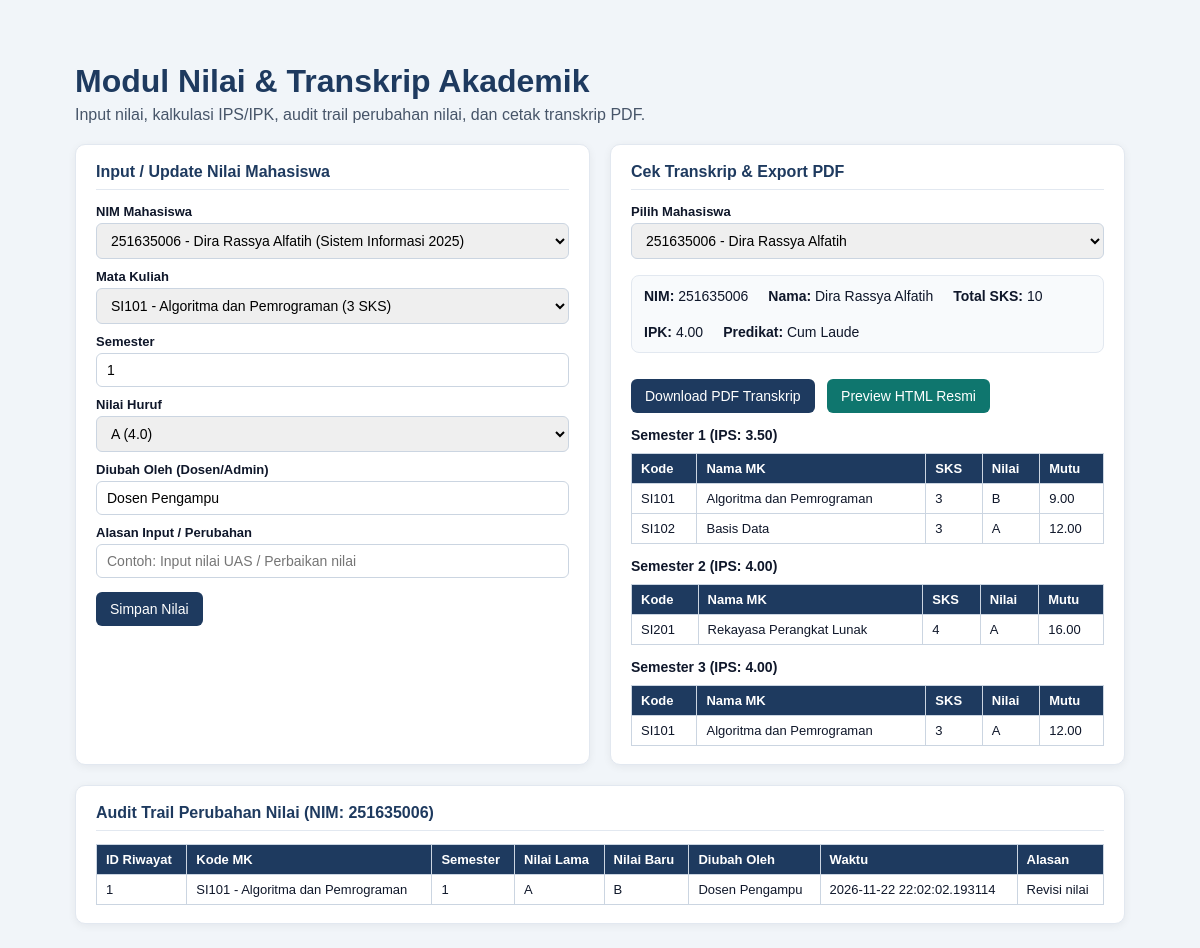
The page / on the database its author committed.
### app/models.py (models this page shows)
class Student(Base):
    __tablename__ = "students"
    nim = Column(String(30), primary_key=True, index=True)
    nama = Column(String(120), nullable=False)
    program_studi = Column(String(100), nullable=False)
    angkatan = Column(Integer, nullable=False)
    attendances = relationship("Attendance", back_populates="student", cascade="all, delete-orphan")
    grades = relationship("Grade", back_populates="student", cascade="all, delete-orphan")

class Course(Base):
    __tablename__ = "courses"
    kode_mk = Column(String(20), primary_key=True, index=True)
    nama_mk = Column(String(120), nullable=False)
    sks = Column(Integer, nullable=False)
    attendances = relationship("Attendance", back_populates="course", cascade="all, delete-orphan")
    grades = relationship("Grade", back_populates="course", cascade="all, delete-orphan")

class GradeHistory(Base):
    __tablename__ = "grade_history"
    id = Column(Integer, primary_key=True, autoincrement=True)
    grade_id = Column(Integer, ForeignKey("grades.id", ondelete="CASCADE"), nullable=False, index=True)
    old_value = Column(String(2), nullable=False)
    new_value = Column(String(2), nullable=False)
    changed_by = Column(String(100), nullable=False)
    changed_at = Column(DateTime, default=datetime.now, nullable=False)
    reason = Column(String(255), nullable=False)
    grade = relationship("Grade", back_populates="history")

class Grade(Base):
    __tablename__ = "grades"
    id = Column(Integer, primary_key=True, autoincrement=True)
    student_nim = Column(String(30), ForeignKey("students.nim", ondelete="CASCADE"), nullable=False, index=True)
    course_kode = Column(String(20), ForeignKey("courses.kode_mk", ondelete="CASCADE"), nullable=False, index=True)
    semester = Column(Integer, nullable=False)
    letter_grade = Column(String(2), nullable=False)
    numeric_grade = Column(Float, nullable=False)
    last_updated_by = Column(String(100), nullable=True)
    last_updated_at = Column(DateTime, default=datetime.now, nullable=True)
    last_update_reason = Column(String(255), nullable=True)
    student = relationship("Student", back_populates="grades")
    course = relationship("Course", back_populates="grades")
    history = relationship("GradeHistory", back_populates="grade", cascade="all, delete-orphan")

### app/main.py (the view)
@app.get("/", response_class=HTMLResponse)
def dashboard(
    request: Request,
    nim: Optional[str] = None,
    message: Optional[str] = None,
    message_type: str = "success",
    db: Session = Depends(get_db),
):
    students = db.query(Student).order_by(Student.nim.asc()).all()
    courses = db.query(Course).order_by(Course.kode_mk.asc()).all()
    selected_nim = nim or (students[0].nim if students else "")
    transcript = None
    history = []
    if selected_nim:
        try:
            transcript = get_transcript(db, selected_nim)
            history = get_student_grade_history(db, selected_nim)
        except NotFoundError:
            selected_nim = students[0].nim if students else ""
    return templates.TemplateResponse(
        request,
        "index.html",
        {
            "students": students,
            "courses": courses,
            "selected_nim": selected_nim,
            "transcript": transcript,
            "history": history,
            "message": message,
            "message_type": message_type,
        },
    )

### app/templates/index.html (shortened to what this page needs)
﻿<!DOCTYPE html>
<html lang="id">
<head>
</head>
<body>
  <div class="container">
    <h1>Modul Nilai & Transkrip Akademik</h1>
    <p class="subtitle">Input nilai, kalkulasi IPS/IPK, audit trail perubahan nilai, dan cetak transkrip PDF.</p>
    <div class="grid">
      <div class="card">
        <h2>Input / Update Nilai Mahasiswa</h2>
        <form action="/grades/submit" method="post">
          <label for="nim">NIM Mahasiswa</label>
          <select id="nim" name="nim" required>
            {% for s in students %}
              <option value="{{ s.nim }}" {% if selected_nim == s.nim %}selected{% endif %}>
                {{ s.nim }} - {{ s.nama }} ({{ s.program_studi }} {{ s.angkatan }})
              </option>
            {% endfor %}
          </select>
          <label for="course_kode">Mata Kuliah</label>
          <select id="course_kode" name="course_kode" required>
            {% for c in courses %}
              <option value="{{ c.kode_mk }}">{{ c.kode_mk }} - {{ c.nama_mk }} ({{ c.sks }} SKS)</option>
            {% endfor %}
          </select>
          <label for="semester">Semester</label>
          <input type="number" id="semester" name="semester" min="1" max="14" value="1" required />
          <label for="letter_grade">Nilai Huruf</label>
          <select id="letter_grade" name="letter_grade" required>
            <option value="A">A (4.0)</option>
          </select>
          <label for="changed_by">Diubah Oleh (Dosen/Admin)</label>
          <input type="text" id="changed_by" name="changed_by" value="Dosen Pengampu" required />
          <label for="reason">Alasan Input / Perubahan</label>
          <input type="text" id="reason" name="reason" placeholder="Contoh: Input nilai UAS / Perbaikan nilai" required />
          <button type="submit">Simpan Nilai</button>
        </form>
      </div>
      <div class="card">
        <h2>Cek Transkrip & Export PDF</h2>
        <form action="/" method="get">
          <label for="view_nim">Pilih Mahasiswa</label>
          <select id="view_nim" name="nim" onchange="this.form.submit()">
            {% for s in students %}
              <option value="{{ s.nim }}" {% if selected_nim == s.nim %}selected{% endif %}>
                {{ s.nim }} - {{ s.nama }}
              </option>
            {% endfor %}
          </select>
        </form>
        {% if transcript %}
          <div class="summary-strip">
            <div><strong>NIM:</strong> {{ transcript.biodata.nim }}</div>
            <div><strong>Nama:</strong> {{ transcript.biodata.nama }}</div>
            <div><strong>Total SKS:</strong> {{ transcript.summary.total_sks }}</div>
            <div><strong>IPK:</strong> {{ "%.2f"|format(transcript.summary.ipk) }}</div>
            <div><strong>Predikat:</strong> {{ transcript.summary.predikat }}</div>
          </div>
          <div style="margin-top: 12px;">
            <a class="btn-link" href="/transcript/{{ transcript.biodata.nim }}/pdf" target="_blank">Download PDF Transkrip</a>
            <a class="btn-link btn-secondary" href="/transcript/{{ transcript.biodata.nim }}/html" target="_blank">Preview HTML Resmi</a>
          </div>
          {% for sem in transcript.semesters %}
            <h3 style="margin-bottom: 4px; font-size: 14px;">Semester {{ sem.semester }} (IPS: {{ "%.2f"|format(sem.ips) }})</h3>
            <table>
              <thead>
                <tr>
                  <th>Kode</th>
                  <th>Nama MK</th>
                  <th>SKS</th>
                  <th>Nilai</th>
                  <th>Mutu</th>
                </tr>
              </thead>
              <tbody>
                {% for mk in sem.courses %}
                  <tr>
                    <td>{{ mk.kode_mk }}</td>
                    <td>{{ mk.nama_mk }}</td>
                    <td>{{ mk.sks }}</td>
                    <td>{{ mk.nilai }}</td>
                    <td>{{ "%.2f"|format(mk.mutu) }}</td>
                  </tr>
                {% endfor %}
              </tbody>
            </table>
          {% endfor %}
        {% endif %}
      </div>
    </div>
    <div class="card">
      <h2>Audit Trail Perubahan Nilai (NIM: {{ selected_nim }})</h2>
      <table>
        <thead>
          <tr>
            <th>ID Riwayat</th>
            <th>Kode MK</th>
            <th>Semester</th>
            <th>Nilai Lama</th>
            <th>Nilai Baru</th>
            <th>Diubah Oleh</th>
            <th>Waktu</th>
            <th>Alasan</th>
          </tr>
        </thead>
        <tbody>
          {% if history %}
            {% for h in history %}
              <tr>
                <td>{{ h.history_id }}</td>
                <td>{{ h.kode_mk }} - {{ h.nama_mk }}</td>
                <td>{{ h.semester }}</td>
                <td>{{ h.old_value }}</td>
                <td>{{ h.new_value }}</td>
                <td>{{ h.changed_by }}</td>
                <td>{{ h.changed_at }}</td>
                <td>{{ h.reason }}</td>
              </tr>
            {% endfor %}
          {% else %}
            <tr>
              <td colspan="8" style="text-align: center;">Belum ada riwayat perubahan nilai untuk mahasiswa ini.</td>
            </tr>
          {% endif %}
        </tbody>
      </table>
    </div>
  </div>
</body>
</html>

### app/templates/index.html (style rules this page uses)
body { font-family: Arial, sans-serif; background: #f1f5f9; color: #0f172a; margin: 0; padding: 24px; }
.container { max-width: 1050px; margin: 0 auto; }
h1 { margin-bottom: 6px; color: #1e3a5f; }
.subtitle { color: #475569; margin-top: 0; margin-bottom: 20px; }
.grid { display: grid; grid-template-columns: 1fr 1fr; gap: 20px; margin-bottom: 20px; }
.card { background: #ffffff; border-radius: 10px; padding: 18px 20px; box-shadow: 0 2px 8px rgba(15, 23, 42, 0.06); border: 1px solid #e2e8f0; }
.card h2 { margin-top: 0; font-size: 16px; color: #1e3a5f; border-bottom: 1px solid #e2e8f0; padding-bottom: 8px; }
label { display: block; font-size: 13px; font-weight: bold; margin-top: 10px; margin-bottom: 4px; }
input, select { width: 100%; box-sizing: border-box; padding: 8px 10px; border: 1px solid #cbd5e1; border-radius: 6px; font-size: 14px; }
button, .btn-link { margin-top: 14px; display: inline-block; background: #1e3a5f; color: #ffffff; border: none; padding: 9px 14px; border-radius: 6px; font-size: 14px; cursor: pointer; text-decoration: none; }
.btn-secondary { background: #0f766e; margin-left: 8px; }
table { width: 100%; border-collapse: collapse; margin-top: 10px; font-size: 13px; }
th, td { border: 1px solid #cbd5e1; padding: 7px 9px; text-align: left; }
th { background: #1e3a5f; color: #ffffff; }
.summary-strip { display: flex; gap: 20px; flex-wrap: wrap; background: #f8fafc; padding: 12px; border-radius: 8px; border: 1px solid #e2e8f0; margin-top: 10px; font-size: 14px; }

### rows shown on the page
Student: nim "251635006"
Course: kode_mk "SI101" "SI101", nama_mk "Algoritma dan Pemrograman" "Algoritma dan Pemrograman"
Course: kode_mk "SI102", nama_mk "Basis Data"
Course: kode_mk "SI201", nama_mk "Rekayasa Perangkat Lunak"
GradeHistory: history_id "1", kode_mk "SI101", nama_mk "Algoritma dan Pemrograman", semester "1", old_value "A", new_value "B", changed_by "Dosen Pengampu", changed_at "2026-11-22 22:02:02.193114", reason "Revisi nilai"

### other values the page prints
{{ transcript.summary.total_sks }} "10"
{{ "%.2f"|format(transcript.summary.ipk) }} "4.00"
{{ transcript.summary.predikat }} "Cum Laude"
{{ sem.semester }} "1" "2" "3"
{{ "%.2f"|format(sem.ips) }} "3.50" "4.00" "4.00"
{{ mk.sks }} "3" "3" "4" "3"
{{ mk.nilai }} "B" "A" "A" "A"
{{ "%.2f"|format(mk.mutu) }} "9.00" "12.00" "16.00" "12.00"
form field nim "251635006 - Dira Rassya Alfatih (Sistem Informasi 2025)"
form field course_kode "SI101 - Algoritma dan Pemrograman (3 SKS)"
form field nim "251635006 - Dira Rassya Alfatih"
